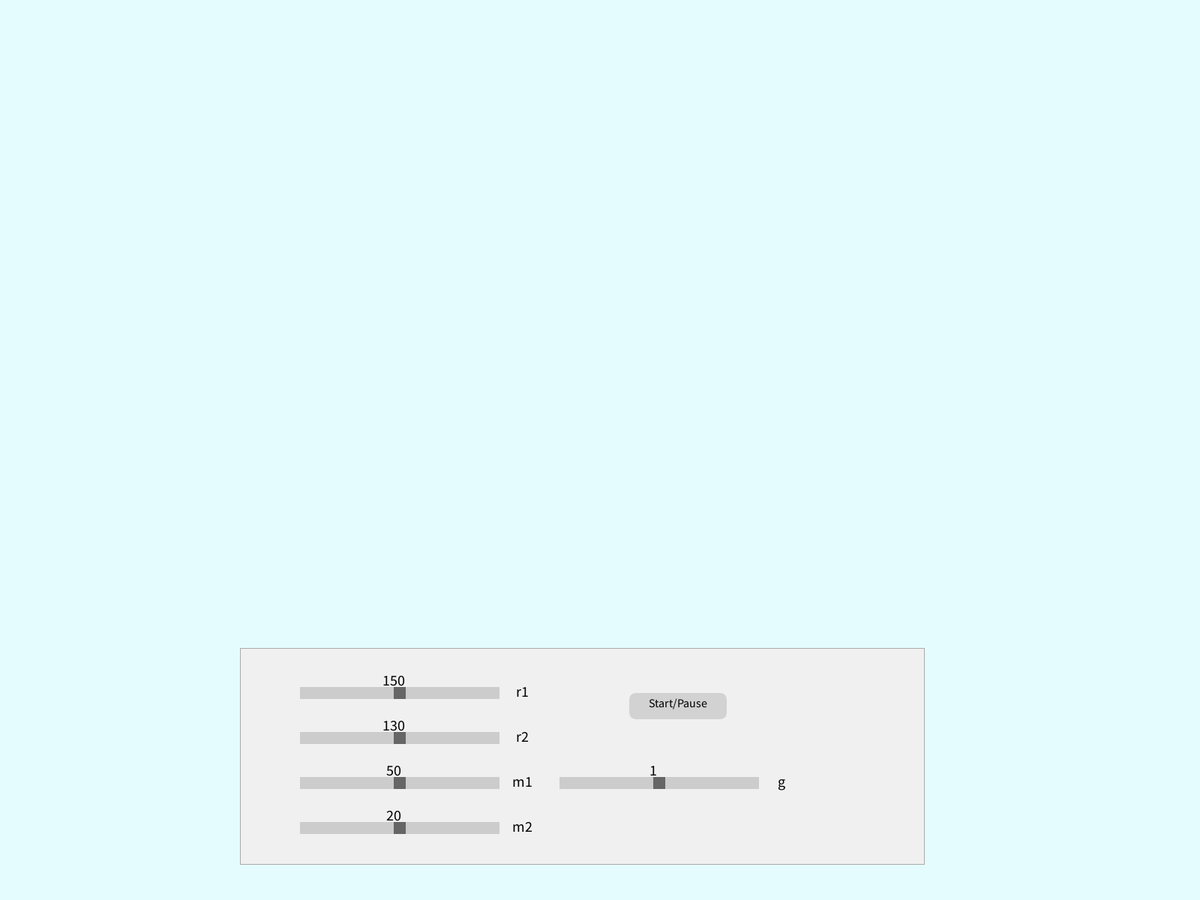
Frame 1 (no input)
Frame 60 (the mouse pressed at the canvas centre just before this capture): identical to frame 1, image omitted
Frame 120 (the mouse held since frame 60 and released just before this capture): identical to frame 1, image omitted

The Processing sketch that drew this single still picture (run headless with seeded random() and noise(); from frame 60 on, the mouse is pressed at the canvas centre):

// Processing sketch: double_pendulum
// ── double_pendulum.pde
float r1 = 200;
float r2 = 200;
float m1 = 10;
float m2 = 20;
float a1 = PI/2;
float a2 = PI/2;
float a1_v = 0;
float a2_v = 0;
float a1_a = 0;
float a2_a = 0;
float g = 0.1;

float px2 = -1;
float py2 = -1;

float cx;
float cy;

PGraphics canvas;
int cnt = 0;

color[] colours = new color[4];
HScrollbar hs_r1, hs_r2, hs_m1, hs_m2, hs_a1, hs_a2, hs_g; 
Button b_start, b_stop, b_reset;

void setup() {
  fullScreen();
  //size(900, 900);
  colorMode(RGB, 255, 255, 255, 1);
  pixelDensity(1);
  colours[0] = color(229, 252, 255, 0.3);
  colours[1] = color(122, 79, 242, 0.7);
  colours[2] = color(230, 9, 116, 0.7);
  colours[3] = color(229, 252, 255);
  
  
  cx = width/2;
  cy = height/3;
  canvas = createGraphics(width, height);
  canvas.beginDraw();
  canvas.background(colours[3]);
  canvas.endDraw();
  
  hs_r1 = new HScrollbar(width/4, 0.77*height, width/6, 16, 1, "r1", 10, 200, 150);
  hs_r2 = new HScrollbar(width/4, 0.82*height, width/6, 16, 1, "r2", 10, 200, 130);
  hs_m1 = new HScrollbar(width/4, 0.87*height, width/6, 16, 1, "m1", 10, 100, 50);
  hs_m2 = new HScrollbar(width/4, 0.92*height, width/6, 16, 1, "m2", 10, 100, 20);  
  hs_g  = new HScrollbar(width/4 + 80 + width/6, 0.87*height, width/6, 16, 1, "g", 0, 20, 1); 
  
  b_start = new Button(width/3 + 40 + width/6, 0.77*height, 130, 35, "Start/Pause");

}

void draw() {


  
  image(canvas, 0,0);
  stroke(170);
  fill(240);
  rect(width/5, 0.72*height, 0.57*width, 0.24*height);
  noStroke();
  noFill();
  hs_r1.update();
  hs_r1.display();
  hs_r2.update();
  hs_r2.display();
  hs_m1.update();
  hs_m1.display();  
  hs_m2.update();
  hs_m2.display();
  hs_g.update();
  hs_g.display();
  
  boolean start = b_start.update();
  b_start.display();


  
  if (start) {
  r1 = hs_r1.getPos();
  r2 = hs_r2.getPos();
  m1 = hs_m1.getPos();
  m2 = hs_m2.getPos();
  g = hs_g.getPos();
  
    float num1 = -g*(2*m1 + m2) * sin(a1) - m2*g*sin(a1-2*a2) -2*sin(a1 - a2)*m2*(a2_v*a2_v*r2 + a1_v*a1_v*r1*cos(a1-a2));
  float den1 = r1*(2 * m1 + m2 - m2 * cos(2*a1 - 2*a2));
  a1_a = num1/den1;
  float num2 = 2*sin(a1-a2)*(a1_v*a1_v*r1*(m1+m2) + g*(m1+m2)*cos(a1) + a2_v*a2_v*r2*m2*cos(a1-a2));
  float den2 = r2*(2*m1 + m2 - m2*cos(2*a1 - 2*a2));
  a2_a = num2/den2;

    stroke(0);
    strokeWeight(2);
    translate(cx, cy);
    
    float x1 = r1 * sin(a1);
    float y1 = r1 * cos(a1);
    float x2 = x1 + r2 * sin(a2);
    float y2 = y1 + r2 * cos(a2);
    
    line(0, 0, x1, y1);
    fill(0);
    ellipse(x1, y1, m1, m1);
    line(x1, y1, x2, y2);
    fill(0);
    ellipse(x2, y2, m2, m2);
    
    a1_v += a1_a;
    a2_v += a2_a;
    a1 += a1_v;
    a2 += a2_v;
    
    //println("x2 = " + x2 + "   y2 = " + y2);
    
    a1_v *= 0.999; // Dampening 
    a2_v *= 0.999; // Dampening
    
    canvas.beginDraw();
    canvas.translate(cx, cy);
    canvas.strokeWeight(2);
    //canvas.stroke(random(255), random(255), random(255));
    if (frameCount > 1) {
      float trans = map(x2, -1*(r1+r2), r1 + r2, 0, 1);
      color lineColour = lerpColor(colours[1], colours[2], trans);
      canvas.stroke(lineColour);
      canvas.line(px2, py2, x2, y2);
    }
    canvas.endDraw();
    
    px2 = x2;
    py2 = y2;
  }
}

// ── Button.pde
class Button {
  float xpos; // X pos of the button
  float ypos;
  float widthButton; 
  float heightButton;
  color rectColor;
  color rectHighlight;
  boolean rectOver = false;
  boolean locked = false;
  int cnt = 0;
  String name;
  boolean state = false;
  
  
  Button(float xpos_, float ypos_, float widthButton_, float heightButton_, String name_){
    xpos = xpos_;
    ypos = ypos_;
    widthButton = widthButton_;
    heightButton = heightButton_;
    name = name_;
    rectColor = color(210);
    rectHighlight = color(190);
  }
  


  boolean overRect(float x, float y, float width, float height)  {
    if (mouseX >= x && mouseX <= x+width && 
        mouseY >= y && mouseY <= y+height) {
      return true;
    } else {
      return false;
    }
  }

  boolean update() {
  if (overRect(xpos, ypos, widthButton, heightButton)) {
    rectOver = true;
    if (mousePressed == true && locked == false) {
      locked = true;
      state = !state;
      delay(200);
      locked = false;
    }
  } else {
    rectOver = false;
  }
  return state;
}


  
  void display() {  
    noStroke();
    if (rectOver) {
      fill(rectHighlight);
    } else {
      fill(rectColor);
    }
    rect(xpos, ypos, widthButton, heightButton, 10, 10, 10, 10);
    textSize(16);
    textAlign(CENTER, CENTER);
    fill(0);
    text(name, xpos, ypos-4, widthButton, heightButton);
    textAlign(CENTER);
  }

}

// ── HScrollbar.pde
class HScrollbar {
  int swidth, sheight;    // width and height of bar
  float xpos, ypos;       // x and y position of bar
  float spos, newspos;    // x position of slider
  float sposMin, sposMax; // max and min values of slider
  int loose;              // how loose/heavy
  boolean over;           // is the mouse over the slider?
  boolean locked;
  float ratio;
  String name;
  int sh, sw;
  float min, max;
  float spos_map;

  HScrollbar (float xp, float yp, int sw_, int sh_, int l, String name_, float min_, float max_, float beginValue_) {
    swidth = sw_;
    sheight = sh_;
    int widthtoheight = sw_ - sh_;
    ratio = (float)sw_ / (float)widthtoheight;
    xpos = xp;
    ypos = yp-sheight/2;
    spos = xpos + swidth/2 - sheight/2;
    newspos = spos;
    sposMin = xpos;
    sposMax = xpos + swidth - sheight;
    loose = l;
    name = name_;
    min = min_;
    max = max_;
    spos_map = beginValue_;
    
  }

  void update() {
    if (overEvent()) {
      over = true;
    } else {
      over = false;
    }
    if (mousePressed && over) {
      locked = true;
    }
    if (!mousePressed) {
      locked = false;
    }
    if (locked) {

      newspos = constrain(mouseX-sheight/2, xpos, xpos + swidth - sheight);

    }
    if (abs(newspos - spos) > 1) {
      spos = spos + (newspos-spos)/loose;
      spos_map = map(spos, xpos, xpos + swidth - 1.5*sheight, min, max);
    }
  }

  float constrain(float val, float minv, float maxv) {
    return min(max(val, minv), maxv);
  }

  boolean overEvent() {
    if (mouseX > xpos && mouseX < xpos+swidth &&
       mouseY > ypos && mouseY < ypos+sheight) {
      return true;
    } else {
      return false;
    }
  }

  void display() {
    noStroke();
    fill(204);
    rect(xpos, ypos, swidth, sheight);
    textSize(20);
    textAlign(CENTER);
    fill(0);
    text(name, xpos + swidth + 30 , ypos + 0.8*sheight );
    text((int)spos_map, spos, ypos-2);
    if (over || locked) {
      fill(0, 0, 0);
    } else {
      fill(102, 102, 102);
    }
    rect(spos, ypos, sheight, sheight);
  }

  float getPos() {
    return (float)spos_map;
    //return (float)spos_map * ratio;
  }
}
